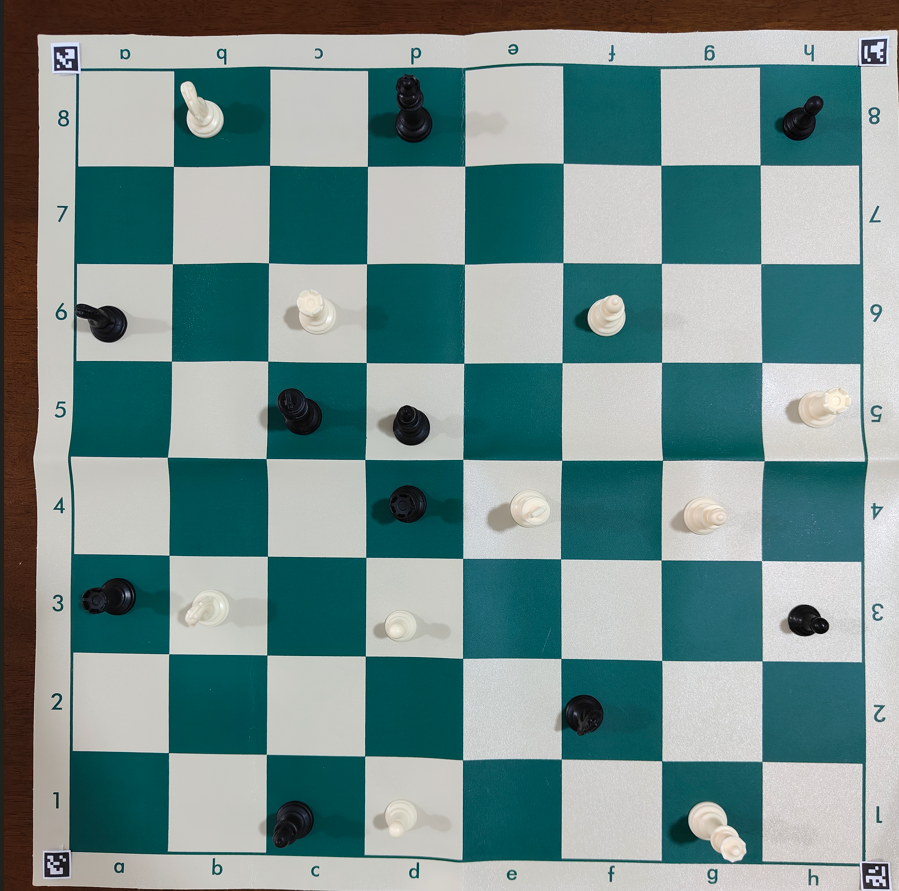
#> input picture backend/tests/test_img.png, 899 x 891 px
$ python -i board_service.py   (imports and definitions only)   (older library calls are emulated)
#> lines starting #> are read from the running program, lines starting #| are printed output that depends on the picture; after the words box and inside, x2 and y2 are one past the last pixel; in counts of white or black regions, pixels touching at a corner belong together
#> further down, picture is the input picture: shape (891, 899, 3); mean B, G, R 141.2, 142.7, 116.6
import cv2
import numpy as np


def find_board_contour(image):
    """
    Находит контур шахматной доски на изображении.

    Алгоритм:
    1. Преобразуем изображение в оттенки серого
    2. Размываем для уменьшения шума
    3. Применяем пороговую бинаризацию с разными значениями порога
    4. Ищем контуры и выбираем самый большой
    5. Если контур достаточно большой (>10% площади изображения),
       аппроксимируем его до 4 точек (углы доски)

    Returns:
        np.array: 4 точки углов доски или None, если доска не найдена
    """
    # Преобразуем в оттенки серого для упрощения обработки
    gray = cv2.cvtColor(image, cv2.COLOR_BGR2GRAY)
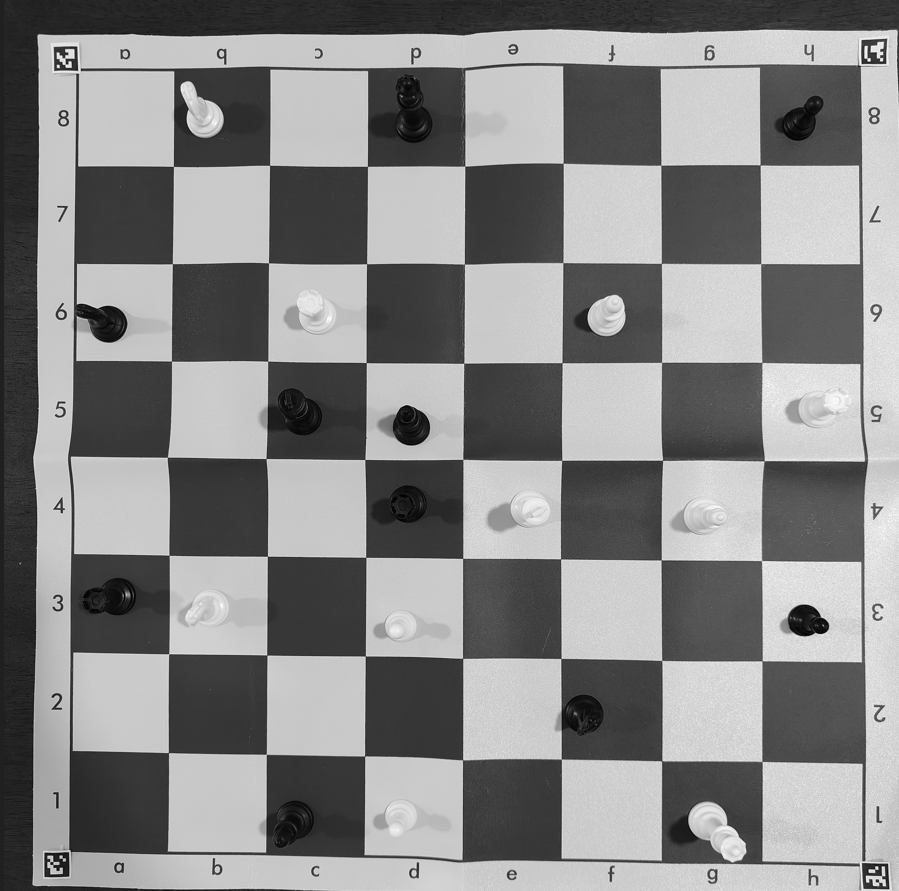
#> gray: shape (891, 899); min 0, max 255, mean 134.7

    # Размытие по Гауссу убирает мелкий шум
    blurred = cv2.GaussianBlur(gray, (5, 5), 0)

    # Пробуем разные пороги бинаризации (от светлого к тёмному)
    for thresh_val in [200, 180, 160, 140]:
        # Бинаризация: пиксели > thresh_val становятся белыми, остальные — чёрными
        _, thresh = cv2.threshold(blurred, thresh_val, 255, cv2.THRESH_BINARY)

        # Находим все контуры на бинарном изображении
        contours, _ = cv2.findContours(thresh, cv2.RETR_EXTERNAL, cv2.CHAIN_APPROX_SIMPLE)

        if contours:
            # Берём контур с максимальной площадью
            max_contour = max(contours, key=cv2.contourArea)
            area = cv2.contourArea(max_contour)

            # Проверяем, что контур занимает хотя бы 10% изображения
            if area > image.shape[0] * image.shape[1] * 0.1:
                # Вычисляем периметр контура
                peri = cv2.arcLength(max_contour, True)

                # Аппроксимируем контур многоугольником
                # epsilon = 2% от периметра определяет точность аппроксимации
                approx = cv2.approxPolyDP(max_contour, 0.02 * peri, True)

                # Если получили 4 точки — это углы доски
                if len(approx) == 4:
                    return approx

                # Иначе возвращаем ограничивающий прямоугольник
                x, y, w, h = cv2.boundingRect(max_contour)
                return np.array([[x, y], [x+w, y], [x+w, y+h], [x, y+h]])
#> this loop made 2 passes
#> (area, peri, x, y, w, h) on pass 2: (80842.5, 5243.9, 34, 30, 865, 861)
#> area on pass 1: 29011
#> pass 1, in find_board_contour, `_, thresh = cv2.threshold(blurred, thresh_val, 255, cv2.THRESH_BINARY)`:
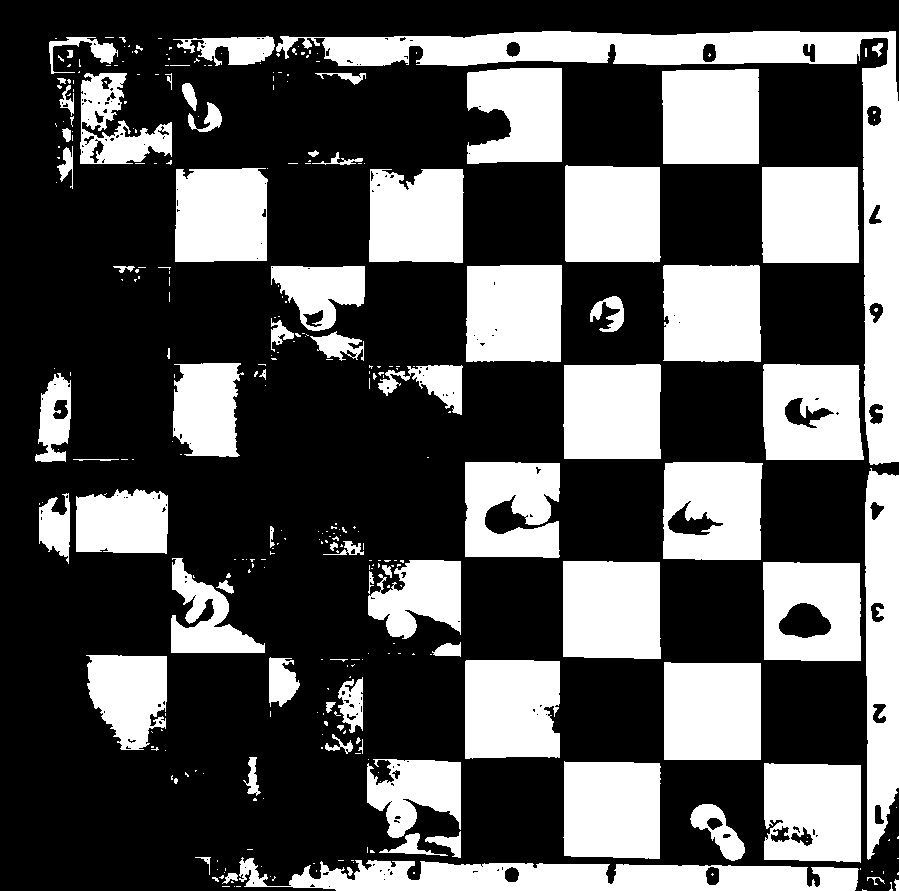
#> thresh: shape (891, 899); 33.6% white; 323 white regions (244 under 20 px), largest, box (x1, y1, x2, y2) and area: (276, 31, 899, 465) 28894, (239, 857, 859, 891) 13900, (865, 468, 899, 860) 11028
#> pass 2, in find_board_contour, `_, thresh = cv2.threshold(blurred, thresh_val, 255, cv2.THRESH_BINARY)`:
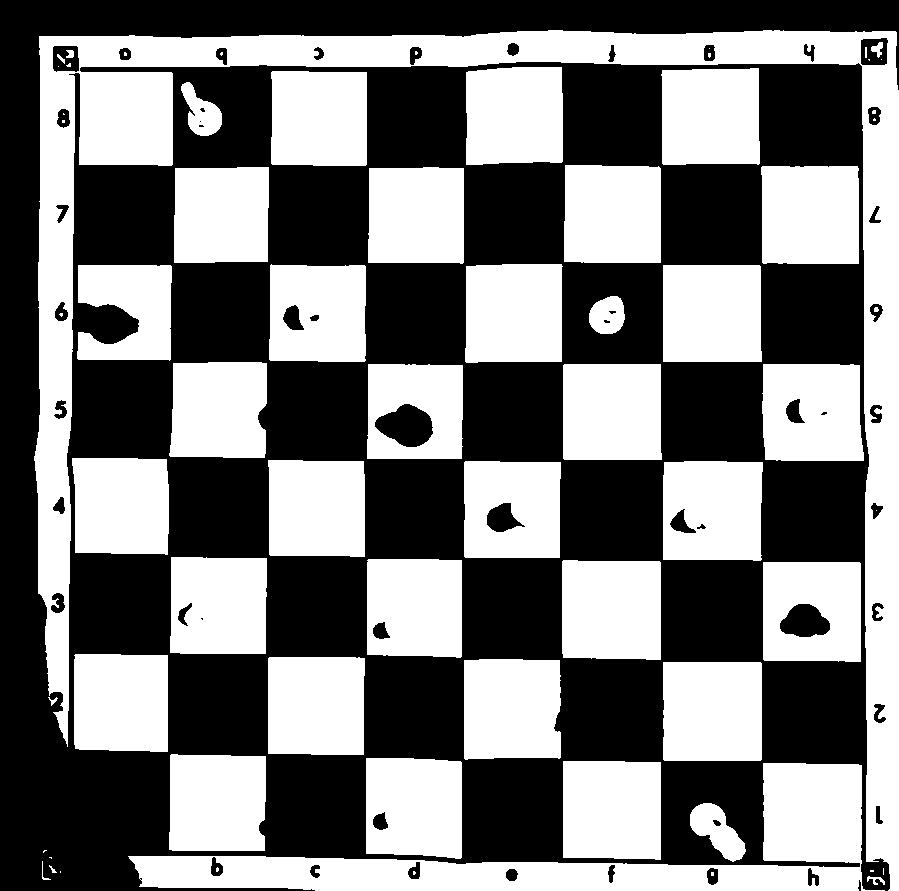
#> thresh: shape (891, 899); 48.1% white; 67 white regions (23 under 20 px), largest, box (x1, y1, x2, y2) and area: (34, 30, 899, 891) 79223, (128, 763, 885, 891) 29762, (663, 662, 762, 761) 9777

    return None


# [305 lines left out: functions order_points, four_point_transform, remove_white_border, find_grid_lines, split_board_to_squares, process_board_image, not called in this run]

>>> import cv2
>>> picture = cv2.imread('tests/test_img.png')
>>> result = find_board_contour(picture)
#> result = [[34, 30], [899, 30], [899, 891], [34, 891]]
